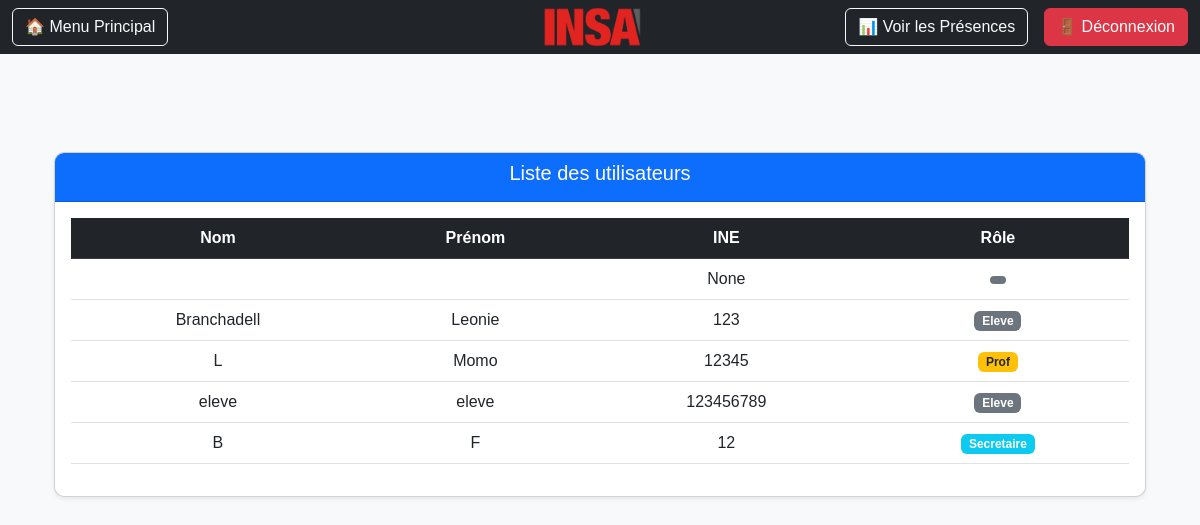
Page /users_list (signed in) on the earlier database version.
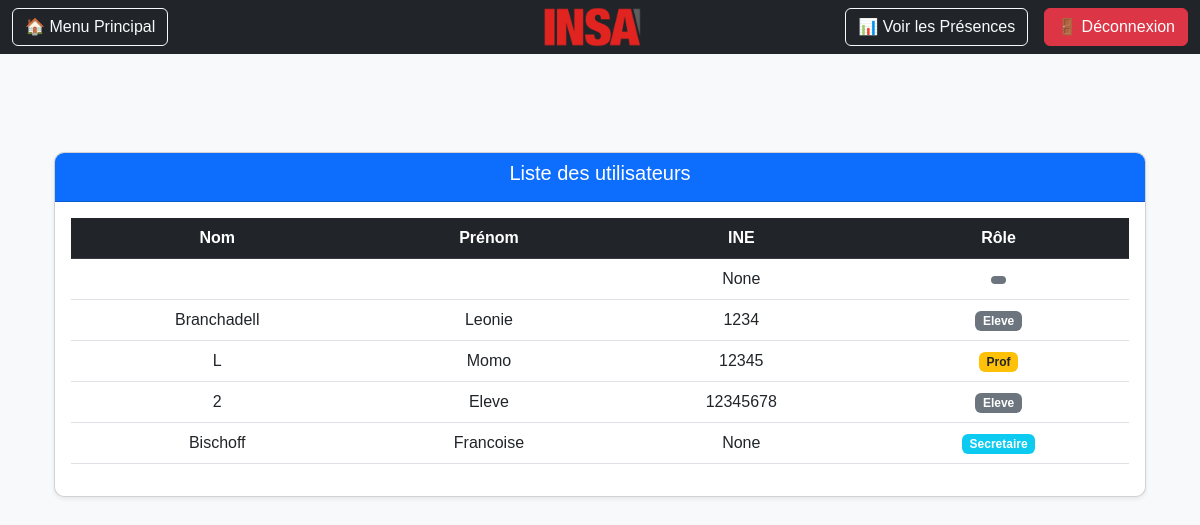
Same page on the later database version.
### users/models.py (models this page shows, shortened)
class CustomUser(AbstractUser):
    ROLES = [
        ('admin', 'Admin'),
        ('prof', 'Prof'),
        ('secretaire', 'Secrétaire'),
        ('eleve', 'Élève'),
    ]
    role = models.CharField(max_length=20, choices=ROLES)
    ine = models.CharField(max_length=15, blank=True, null=True)
    classe = models.ForeignKey(Classe, on_delete=models.SET_NULL, null=True, blank=True, help_text="Applicable uniquement si le rôle est Élève")
    rfid = models.CharField(max_length=15, blank=True, null=True)

### users/decorators.py (the view)
    def wrap(request, *args, **kwargs):
        if not (request.user.is_staff or request.user.role in ['prof', 'secretaire', 'admin']):
            return HttpResponseForbidden("Vous n'êtes pas autorisé à voir cette page.")
        return function(request, *args, **kwargs)

### users/views.py (called while the page is built)
@login_required
@staff_required
def users_list(request):
    users = CustomUser.objects.all()
    classes = Classe.objects.all()
    roles = CustomUser.ROLES
    return render(request, 'users_list.html', {'users': users,"classes": classes, "roles": roles})

### users/templates/users_list.html (shortened to what this page needs)
{% extends "base.html" %}
{% load static %}
{% block content %}
<head>
    <link rel="stylesheet" href="https://cdn.jsdelivr.net/npm/bootstrap@5.3.0/dist/css/bootstrap.min.css">
    <link rel="stylesheet" href="{% static 'css/profile.css' %}">
</head>
<body>
    <section class="users-section">
        <div class="container py-5">
            <div class="row">
                <div class="{% if user.role == 'prof' %}col-lg-12{% else %}col-lg-9{% endif %}">
                    <div class="card shadow-sm user-table">
                        <div class="card-header text-center bg-primary text-white">
                            <h5>Liste des utilisateurs</h5>
                        </div>
                        <div class="card-body">
                            <table class="table table-hover text-center">
                                <thead class="table-dark">
                                    <tr>
                                        <th>Nom</th>
                                        <th>Prénom</th>
                                        <th>INE</th>
                                        <th>Rôle</th>
                                    </tr>
                                </thead>
                                <tbody>
                                    {% for user in users %}
                                    <tr class="user-row" onclick="window.location.href='{% url 'profile' user.id %}'">
                                        <td>{{ user.last_name }}</td>
                                        <td>{{ user.first_name }}</td>
                                        <td>{{ user.ine }}</td>
                                        <td>
                                            <span class="badge
                                                {% if user.role == 'admin' %}bg-danger
                                                {% elif user.role == 'prof' %}bg-warning text-dark
                                                {% elif user.role == 'secretaire' %}bg-info
                                                {% else %}bg-secondary{% endif %}">
                                                {{ user.role|capfirst }}
                                            </span>
                                        </td>
                                    </tr>
                                    {% empty %}
                                    <tr>
                                        <td colspan="{% if request.user.role == 'prof' %}4{% else %}5{% endif %}" class="text-center text-muted">
                                            Aucun utilisateur trouvé.
                                        </td>
                                    </tr>
                                    {% endfor %}
                                </tbody>
                            </table>
                        </div>
                    </div>
                </div>
            </div>
        </div>
    </section>
</body>
{% endblock %}

### templates/base.html (shortened to what this page needs)
{% load static %}
<!DOCTYPE html>
<html lang="fr">
<head>
    <link rel="stylesheet" href="https://cdn.jsdelivr.net/npm/bootstrap@5.3.0/dist/css/bootstrap.min.css">
</head>
<body>
    <nav class="navbar navbar-expand-lg navbar-dark bg-dark position-relative">
        <div class="container-fluid">
            <div class="d-flex">
                <a href="/" class="btn btn-outline-light me-2">🏠 Menu Principal</a>
            </div>
            <div class="navbar-center">
                <a class="navbar-brand" href="/">
                    <img src="{% static 'img/logo.png' %}" alt="Logo" width="100">
                </a>
            </div>
            <div class="d-flex ms-auto">
                {% if user.is_authenticated %}
                    {% if user.role == 'eleve' %}
                        <a href="{% url 'list_presences' %}" class="btn btn-outline-light me-2">📅 Mes Présences</a>
                    {% elif user.role == 'prof' %}
                        <a href="{% url 'list_presences' %}" class="btn btn-outline-light me-2">📊 Voir les Présences</a>
                    {% elif user.role == 'secretaire' %}
                        <a href="{% url 'export_presences' %}" class="btn btn-outline-light me-2">📊 Voir les Présences</a>
                    {% elif user.role == 'admin' or user.is_superuser%}
                        <a href="/admin" class="btn btn-outline-light me-2">👨🏻‍💻 Panel Administrateur</a>
                    {% endif %}
                    <form method="post" action="{% url 'logout' %}" class="ms-2">
                        <button type="submit" class="btn btn-danger">🚪 Déconnexion</button>
                    </form>
                {% endif %}
            </div>
        </div>
    </nav>
    <div class="container mt-4">
        {% block content %}
        {% endblock %}
    </div>
</body>
</html>

### static/css/profile.css (style rules this page uses)
body { font-family: 'Poppins', sans-serif; background-color: #f8f9fa; }
.container { margin-top: 50px; }
.card { border-radius: 10px; box-shadow: 0 4px 8px rgba(0, 0, 0, 0.1); }
.card { animation: fadeIn 0.5s ease-in-out; }

### templates/base.html (style rules this page uses)
.navbar-center { position: absolute; left: 50%; transform: translateX(-50%); }

### users/templates/users_list.html (style rules this page uses)
.user-table { border-radius: 10px; overflow: hidden; }

Differences in the rows shown:
removed CustomUser: last_name "eleve", first_name "eleve", ine "123456789", role "Eleve"
removed CustomUser: last_name "B", first_name "F", ine "12", role "Secretaire"
changed CustomUser "Branchadell": ine "123" → "1234"
added CustomUser: last_name "2", first_name "Eleve", ine "12345678", role "Eleve"
added CustomUser: last_name "Bischoff", first_name "Francoise", ine "None", role "Secretaire"
